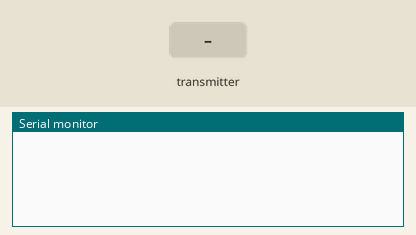
Simulated run of this sketch. Board: Arduino Uno, built with avr-gcc and run on an emulated ATmega328P. Parts: the last lines printed to the serial monitor. Inputs (shaded band) come from the test bench. No radio packets arrive unless stated.

Above: at 1.2 s.
1.3 s: the transmitter starts sending seconddata.0 = 0
At 1.37 s:
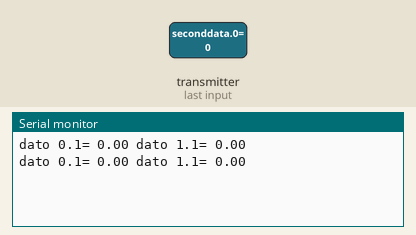
3.2 s: the transmitter starts sending seconddata.1 = 0
6.2 s: the transmitter starts sending seconddata.0 = 0
9.2 s: the transmitter starts sending seconddata.1 = 0
15.2 s: the transmitter starts sending seconddata.0 = 25
At 15.33 s:
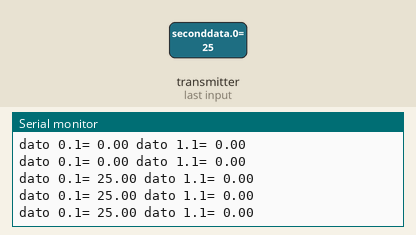
18.2 s: the transmitter starts sending seconddata.0 = 50
At 18.33 s:
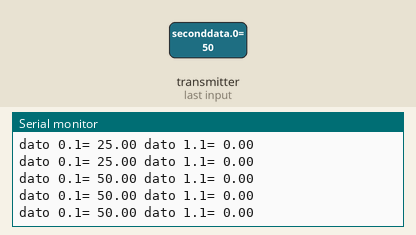
Timing chart, 0 to 21.2 s (numbered marks = the images above; inputs shaded):
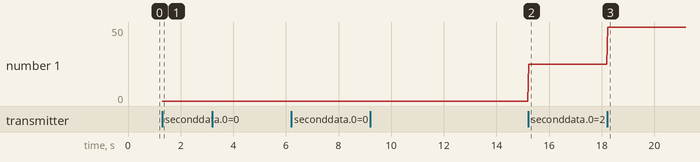

The sketch:

Em.ino
```cpp
#include <nRF24L01.h>
#include <RF24.h>
#include <RF24_config.h>
#include <SPI.h>

const int pinCE = 9;
const int pinCSN = 10;
RF24 radio(pinCE, pinCSN);

// Single radio pipe address for the 2 nodes to communicate.
const uint64_t pipe = 0xE8E8F0F0E1LL;
const uint64_t pipe2 = 0xE9E8F0F0E1LL;

float firstdata[2];
float seconddata[2];

void setup(void)
{
  Serial.begin(9600);
   radio.begin();
   radio.openWritingPipe(pipe2);
   radio.openReadingPipe(1,pipe);
}

void loop(void)
{
  delay(5);
  radio.stopListening();
  firstdata[0]=3.14;
  firstdata[1]=millis()/1000.0;
  radio.write(firstdata, sizeof firstdata);
  delay(5);

  radio.startListening();
  if(radio.available()){
      radio.read(seconddata, sizeof seconddata);
      Serial.print("dato 0.1= ");
      Serial.print(seconddata[0]);
      Serial.print(" ");
      Serial.print("dato 1.1= ");
      Serial.println(seconddata[1]);
    }
}
```

Measured:
- after the input at 1.3 s, the serial monitor: prints a new line at once (image 1)
- after the input at 15.2 s, the serial monitor: prints a new line at once (image 2)
- after the input at 18.2 s, the serial monitor: prints a new line at once (image 3)
- plotted number 1: 0 → 25 after the input at 15.2 s, 25 → 50 after the input at 18.2 s
